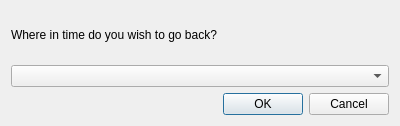
<?xml version="1.0" encoding="UTF-8"?>
<ui version="4.0">
 <class>Form</class>
 <widget class="QWidget" name="Form">
  <property name="geometry">
   <rect>
    <x>0</x>
    <y>0</y>
    <width>400</width>
    <height>126</height>
   </rect>
  </property>
  <property name="windowTitle">
   <string>Form</string>
  </property>
  <layout class="QVBoxLayout" name="verticalLayout_2">
   <item>
    <widget class="QLabel" name="label_timeMachine">
     <property name="text">
      <string>Where in time do you wish to go back?</string>
     </property>
    </widget>
   </item>
   <item>
    <layout class="QVBoxLayout" name="verticalLayout">
     <item>
      <widget class="QComboBox" name="comboBox_timeMachine"/>
     </item>
     <item>
      <widget class="QDialogButtonBox" name="buttonBox_timeMachine">
       <property name="standardButtons">
        <set>QDialogButtonBox::Cancel|QDialogButtonBox::Ok</set>
       </property>
      </widget>
     </item>
    </layout>
   </item>
  </layout>
 </widget>
 <resources/>
 <connections/>
</ui>
